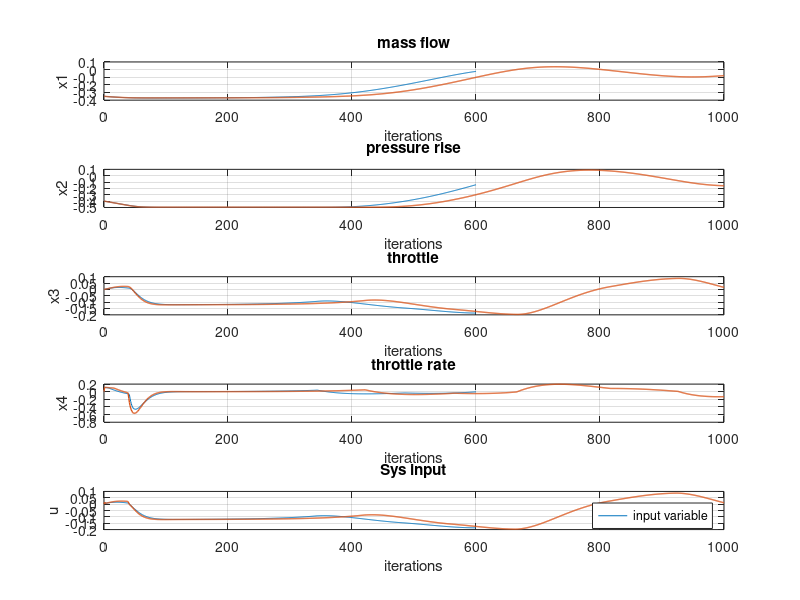
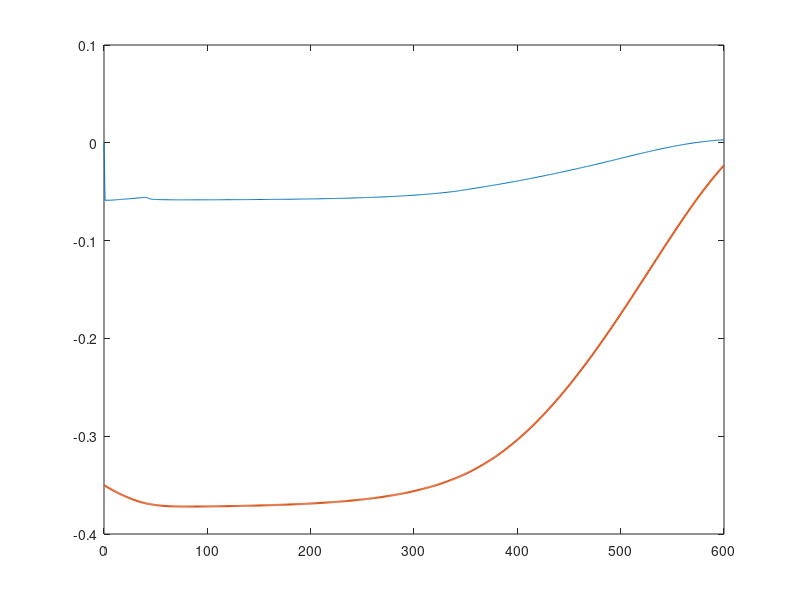

The MATLAB script that drew these images, in order: (Note: this script raises an error after producing the figures.)
%% Load data
LMPC_sys=load('LMPC_sysH.mat');
LMPC_art=load('LMPC_artH.mat');
NMPC_sys=load('NMPC_sysH.mat');
NMPC_art=load('NMPC_artH.mat');
%% Plot
iterations=size(LMPC_sys.sysHistory,2)-1;
iterations2=size(NMPC_sys.sysHistory,2)-1;
figure;
subplot(5,1,1);
plot(0:iterations,LMPC_sys.sysHistory(1,:), 0:iterations2,NMPC_sys.sysHistory(1,:),'Linewidth',1);
grid on
xlabel('iterations');
ylabel('x1');
title('mass flow');
subplot(5,1,2);
plot(0:iterations,LMPC_sys.sysHistory(2,:), 0:iterations2,NMPC_sys.sysHistory(2,:),'Linewidth',1);
grid on
xlabel('iterations');
ylabel('x2');
title('pressure rise');
subplot(5,1,3);
plot(0:iterations,LMPC_sys.sysHistory(3,:), 0:iterations2,NMPC_sys.sysHistory(3,:),'Linewidth',1);
grid on
xlabel('iterations');
ylabel('x3');
title('throttle');
subplot(5,1,4);
plot(0:iterations,LMPC_sys.sysHistory(4,:), 0:iterations2,NMPC_sys.sysHistory(4,:),'Linewidth',1);
grid on
xlabel('iterations');
ylabel('x4');
title('throttle rate');
subplot(5,1,5);
plot(0:iterations,LMPC_sys.sysHistory(5,:), 0:iterations2,NMPC_sys.sysHistory(5,:),'Linewidth',1);
legend({'input variable'},'Location','northeast')
grid on
xlabel('iterations');
ylabel('u');
title('Sys input');

figure;
plot_refs=plot(0:iterations,LMPC_art.art_refHistory(1,:), 0:iterations,LMPC_sys.sysHistory(1,:),'Linewidth',1.5); hold on;
plot_refs(1).LineStyle='--';
plot_refs(2).Color='Blue';
plot_refs2=plot(0:iterations2,NMPC_art.art_refHistory(1,:), 0:iterations2,NMPC_sys.sysHistory(1,:),'Linewidth',1.5);
plot_refs2(1).LineStyle='-.';
plot_refs2(2).Color='Red';
grid on
xlabel('iterations');
% ylabel('references');
title('Artificial refs vs state responses');
legend({'art ref LMPC', 'mass flow LMPC','art ref LMPC', 'mass flow NMPC'},'Location','northeast')


figure;
plot(LMPC_sys.sysHistory(1,:),LMPC_sys.sysHistory(2,:),'Linewidth',1,'Marker','.','Color','b'); hold on;
plot(NMPC_sys.sysHistory(1,:),NMPC_sys.sysHistory(2,:),'Linewidth',1,'Marker','*','Color','r'); 
grid on
xlabel('x1');
ylabel('x2');
title('State space');
